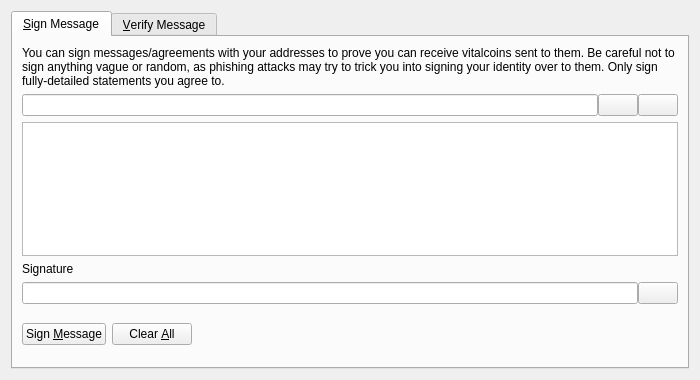
<?xml version="1.0" encoding="UTF-8"?>
<ui version="4.0">
 <class>SignVerifyMessageDialog</class>
 <widget class="QDialog" name="SignVerifyMessageDialog">
  <property name="geometry">
   <rect>
    <x>0</x>
    <y>0</y>
    <width>700</width>
    <height>380</height>
   </rect>
  </property>
  <property name="windowTitle">
   <string>Signatures - Sign / Verify a Message</string>
  </property>
  <property name="modal">
   <bool>true</bool>
  </property>
  <layout class="QVBoxLayout" name="verticalLayout">
   <item>
    <widget class="QTabWidget" name="tabWidget">
     <property name="currentIndex">
      <number>0</number>
     </property>
     <widget class="QWidget" name="tabSignMessage">
      <attribute name="title">
       <string>&amp;Sign Message</string>
      </attribute>
      <layout class="QVBoxLayout" name="verticalLayout_SM">
       <item>
        <widget class="QLabel" name="infoLabel_SM">
         <property name="text">
          <string>You can sign messages/agreements with your addresses to prove you can receive vitalcoins sent to them. Be careful not to sign anything vague or random, as phishing attacks may try to trick you into signing your identity over to them. Only sign fully-detailed statements you agree to.</string>
         </property>
         <property name="textFormat">
          <enum>Qt::PlainText</enum>
         </property>
         <property name="wordWrap">
          <bool>true</bool>
         </property>
        </widget>
       </item>
       <item>
        <layout class="QHBoxLayout" name="horizontalLayout_1_SM">
         <property name="spacing">
          <number>0</number>
         </property>
         <item>
          <widget class="QValidatedLineEdit" name="addressIn_SM">
           <property name="toolTip">
            <string>The Vitalcoin address to sign the message with</string>
           </property>
          </widget>
         </item>
         <item>
          <widget class="QPushButton" name="addressBookButton_SM">
           <property name="toolTip">
            <string>Choose previously used address</string>
           </property>
           <property name="text">
            <string/>
           </property>
           <property name="icon">
            <iconset resource="../vitalcoin.qrc">
             <normaloff>:/icons/address-book</normaloff>:/icons/address-book</iconset>
           </property>
           <property name="shortcut">
            <string>Alt+A</string>
           </property>
           <property name="autoDefault">
            <bool>false</bool>
           </property>
          </widget>
         </item>
         <item>
          <widget class="QPushButton" name="pasteButton_SM">
           <property name="toolTip">
            <string>Paste address from clipboard</string>
           </property>
           <property name="text">
            <string/>
           </property>
           <property name="icon">
            <iconset resource="../vitalcoin.qrc">
             <normaloff>:/icons/editpaste</normaloff>:/icons/editpaste</iconset>
           </property>
           <property name="shortcut">
            <string>Alt+P</string>
           </property>
           <property name="autoDefault">
            <bool>false</bool>
           </property>
          </widget>
         </item>
        </layout>
       </item>
       <item>
        <widget class="QPlainTextEdit" name="messageIn_SM">
         <property name="toolTip">
          <string>Enter the message you want to sign here</string>
         </property>
        </widget>
       </item>
       <item>
        <widget class="QLabel" name="signatureLabel_SM">
         <property name="text">
          <string>Signature</string>
         </property>
         <property name="textFormat">
          <enum>Qt::PlainText</enum>
         </property>
        </widget>
       </item>
       <item>
        <layout class="QHBoxLayout" name="horizontalLayout_2_SM">
         <property name="spacing">
          <number>0</number>
         </property>
         <item>
          <widget class="QLineEdit" name="signatureOut_SM">
           <property name="font">
            <font>
             <italic>true</italic>
            </font>
           </property>
           <property name="readOnly">
            <bool>true</bool>
           </property>
          </widget>
         </item>
         <item>
          <widget class="QPushButton" name="copySignatureButton_SM">
           <property name="toolTip">
            <string>Copy the current signature to the system clipboard</string>
           </property>
           <property name="text">
            <string/>
           </property>
           <property name="icon">
            <iconset resource="../vitalcoin.qrc">
             <normaloff>:/icons/editcopy</normaloff>:/icons/editcopy</iconset>
           </property>
           <property name="autoDefault">
            <bool>false</bool>
           </property>
          </widget>
         </item>
        </layout>
       </item>
       <item>
        <layout class="QHBoxLayout" name="horizontalLayout_3_SM">
         <item>
          <widget class="QPushButton" name="signMessageButton_SM">
           <property name="toolTip">
            <string>Sign the message to prove you own this Vitalcoin address</string>
           </property>
           <property name="text">
            <string>Sign &amp;Message</string>
           </property>
           <property name="icon">
            <iconset resource="../vitalcoin.qrc">
             <normaloff>:/icons/edit</normaloff>:/icons/edit</iconset>
           </property>
           <property name="autoDefault">
            <bool>false</bool>
           </property>
          </widget>
         </item>
         <item>
          <widget class="QPushButton" name="clearButton_SM">
           <property name="toolTip">
            <string>Reset all sign message fields</string>
           </property>
           <property name="text">
            <string>Clear &amp;All</string>
           </property>
           <property name="icon">
            <iconset resource="../vitalcoin.qrc">
             <normaloff>:/icons/remove</normaloff>:/icons/remove</iconset>
           </property>
           <property name="autoDefault">
            <bool>false</bool>
           </property>
          </widget>
         </item>
         <item>
          <spacer name="horizontalSpacer_1_SM">
           <property name="orientation">
            <enum>Qt::Horizontal</enum>
           </property>
           <property name="sizeHint" stdset="0">
            <size>
             <width>40</width>
             <height>48</height>
            </size>
           </property>
          </spacer>
         </item>
         <item>
          <widget class="QLabel" name="statusLabel_SM">
           <property name="font">
            <font>
             <weight>75</weight>
             <bold>true</bold>
            </font>
           </property>
           <property name="text">
            <string/>
           </property>
           <property name="wordWrap">
            <bool>true</bool>
           </property>
          </widget>
         </item>
         <item>
          <spacer name="horizontalSpacer_2_SM">
           <property name="orientation">
            <enum>Qt::Horizontal</enum>
           </property>
           <property name="sizeHint" stdset="0">
            <size>
             <width>40</width>
             <height>48</height>
            </size>
           </property>
          </spacer>
         </item>
        </layout>
       </item>
      </layout>
     </widget>
     <widget class="QWidget" name="tabVerifyMessage">
      <attribute name="title">
       <string>&amp;Verify Message</string>
      </attribute>
      <layout class="QVBoxLayout" name="verticalLayout_VM">
       <item>
        <widget class="QLabel" name="infoLabel_VM">
         <property name="text">
          <string>Enter the receiver's address, message (ensure you copy line breaks, spaces, tabs, etc. exactly) and signature below to verify the message. Be careful not to read more into the signature than what is in the signed message itself, to avoid being tricked by a man-in-the-middle attack. Note that this only proves the signing party receives with the address, it cannot prove sendership of any transaction!</string>
         </property>
         <property name="textFormat">
          <enum>Qt::PlainText</enum>
         </property>
         <property name="alignment">
          <set>Qt::AlignLeading|Qt::AlignLeft|Qt::AlignTop</set>
         </property>
         <property name="wordWrap">
          <bool>true</bool>
         </property>
        </widget>
       </item>
       <item>
        <layout class="QHBoxLayout" name="horizontalLayout_1_VM">
         <property name="spacing">
          <number>0</number>
         </property>
         <item>
          <widget class="QValidatedLineEdit" name="addressIn_VM">
           <property name="toolTip">
            <string>The Vitalcoin address the message was signed with</string>
           </property>
          </widget>
         </item>
         <item>
          <widget class="QPushButton" name="addressBookButton_VM">
           <property name="toolTip">
            <string>Choose previously used address</string>
           </property>
           <property name="text">
            <string/>
           </property>
           <property name="icon">
            <iconset resource="../vitalcoin.qrc">
             <normaloff>:/icons/address-book</normaloff>:/icons/address-book</iconset>
           </property>
           <property name="shortcut">
            <string>Alt+A</string>
           </property>
           <property name="autoDefault">
            <bool>false</bool>
           </property>
          </widget>
         </item>
        </layout>
       </item>
       <item>
        <widget class="QPlainTextEdit" name="messageIn_VM"/>
       </item>
       <item>
        <widget class="QValidatedLineEdit" name="signatureIn_VM"/>
       </item>
       <item>
        <layout class="QHBoxLayout" name="horizontalLayout_2_VM">
         <item>
          <widget class="QPushButton" name="verifyMessageButton_VM">
           <property name="toolTip">
            <string>Verify the message to ensure it was signed with the specified Vitalcoin address</string>
           </property>
           <property name="text">
            <string>Verify &amp;Message</string>
           </property>
           <property name="icon">
            <iconset resource="../vitalcoin.qrc">
             <normaloff>:/icons/transaction_0</normaloff>:/icons/transaction_0</iconset>
           </property>
           <property name="autoDefault">
            <bool>false</bool>
           </property>
          </widget>
         </item>
         <item>
          <widget class="QPushButton" name="clearButton_VM">
           <property name="toolTip">
            <string>Reset all verify message fields</string>
           </property>
           <property name="text">
            <string>Clear &amp;All</string>
           </property>
           <property name="icon">
            <iconset resource="../vitalcoin.qrc">
             <normaloff>:/icons/remove</normaloff>:/icons/remove</iconset>
           </property>
           <property name="autoDefault">
            <bool>false</bool>
           </property>
          </widget>
         </item>
         <item>
          <spacer name="horizontalSpacer_1_VM">
           <property name="orientation">
            <enum>Qt::Horizontal</enum>
           </property>
           <property name="sizeHint" stdset="0">
            <size>
             <width>40</width>
             <height>48</height>
            </size>
           </property>
          </spacer>
         </item>
         <item>
          <widget class="QLabel" name="statusLabel_VM">
           <property name="font">
            <font>
             <weight>75</weight>
             <bold>true</bold>
            </font>
           </property>
           <property name="text">
            <string/>
           </property>
           <property name="wordWrap">
            <bool>true</bool>
           </property>
          </widget>
         </item>
         <item>
          <spacer name="horizontalSpacer_2_VM">
           <property name="orientation">
            <enum>Qt::Horizontal</enum>
           </property>
           <property name="sizeHint" stdset="0">
            <size>
             <width>40</width>
             <height>48</height>
            </size>
           </property>
          </spacer>
         </item>
        </layout>
       </item>
      </layout>
     </widget>
    </widget>
   </item>
  </layout>
 </widget>
 <customwidgets>
  <customwidget>
   <class>QValidatedLineEdit</class>
   <extends>QLineEdit</extends>
   <header>qt/qvalidatedlineedit.h</header>
  </customwidget>
 </customwidgets>
 <resources>
  <include location="../vitalcoin.qrc"/>
 </resources>
 <connections/>
</ui>
